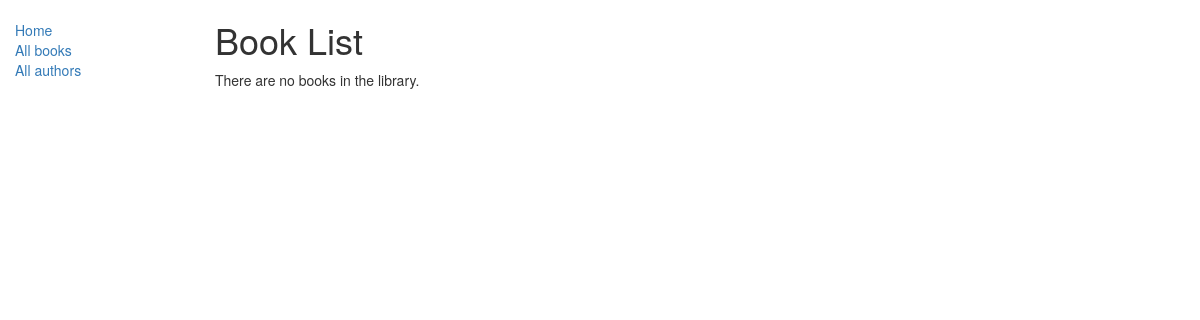
Before: /catalog/books/ with the older database file.
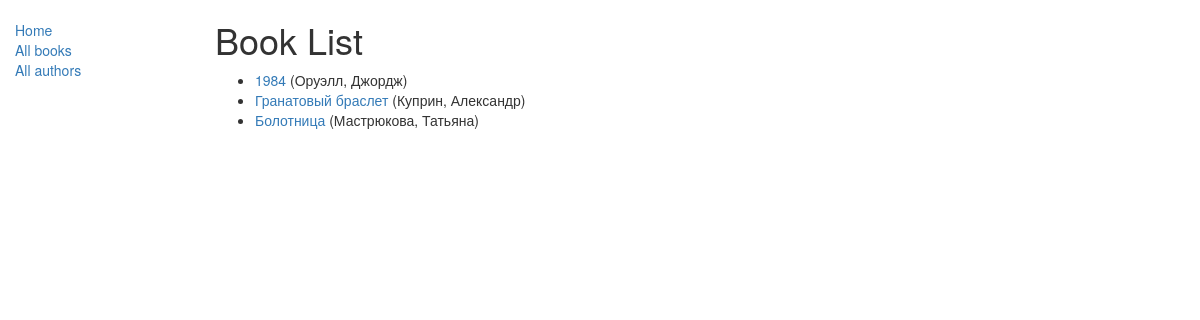
After: the same page with the newer database file.
### catalog/models.py (models this page shows, shortened)
class Book(models.Model):
    title = models.CharField(max_length=200)
    author = models.ForeignKey('Author', on_delete=models.SET_NULL, null=True)
    summary = models.TextField(max_length=1000, help_text="Enter a brief description of the book")
    isbn = models.CharField('ISBN',max_length=13, help_text='13 Character <a href="https://www.isbn-international.org/content/what-isbn">ISBN number</a>')
    genre = models.ManyToManyField(Genre, help_text="Select a genre for this book")
    price = models.CharField(default=1, max_length=20, help_text="Введите цену")
    def get_absolute_url(self):
        return reverse('book-detail', args=[str(self.id)])
    def display_genre(self):
        return ', '.join([genre.name for genre in self.genre.all()[:3]])
    display_genre.short_description = 'Genre'

class Author(models.Model):
    first_name = models.CharField(max_length=100)
    last_name = models.CharField(max_length=100)
    date_of_birth = models.DateField(null=True, blank=True)
    date_of_death = models.DateField('Died', null=True, blank=True)
    def __str__(self):
        return '%s, %s' % (self.last_name, self.first_name)

### catalog/views.py (the view)
class BookListView(generic.ListView):
    model = Book
    paginate_by = 10

### catalog/templates/catalog/book_list.html
{% extends "base_generic.html" %}
{% block content %}
    <h1>Book List</h1>
    {% if book_list %}
    <ul>
      {% for book in book_list %}
      <li>
        <a href="{{ book.get_absolute_url }}">{{ book.title }}</a> ({{book.author}})
      </li>
      {% endfor %}
    </ul>
    {% else %}
      <p>There are no books in the library.</p>
    {% endif %}
{% endblock %}

Changed rows visible on the page:
added Book: title "1984", author "Оруэлл, Джордж"
added Book: title "Гранатовый браслет", author "Куприн, Александр"
added Book: title "Болотница", author "Мастрюкова, Татьяна"
Other visible differences:
text no longer shown: "There are no books in the library."
